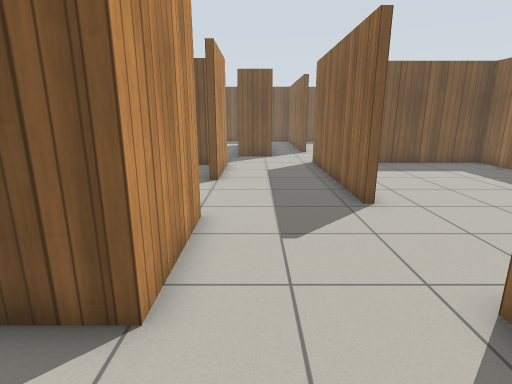
view 1 (above)

21 first-person views from a walk through a world built for the Gazebo simulator. The camera is 1.2 m above the floor, tilts 14° down and sees 80° across. The floor is counted in squares, 0.5 m on a side. Each view is taken from the middle of a square. On the plan, view 1 faces up. The plan holds only what a view shows up to about 18 squares ahead; the rest is blank. Simple patterns stand in for the simulator's built-in surfaces.

view 2
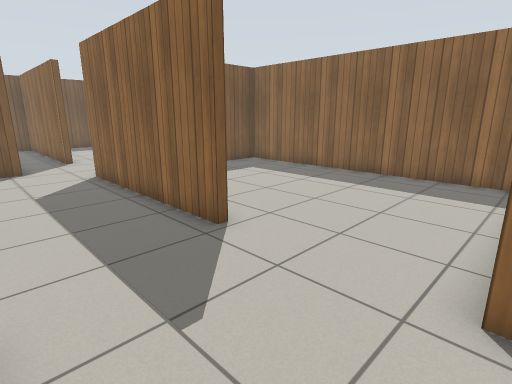

view 3
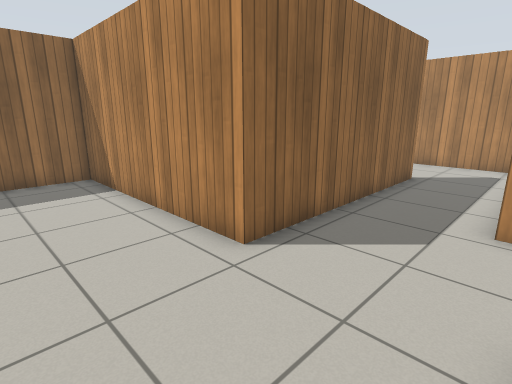

view 4
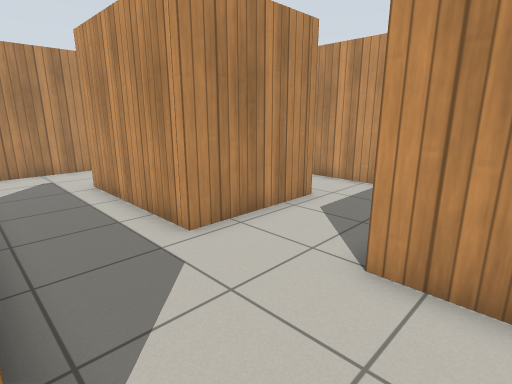

view 5
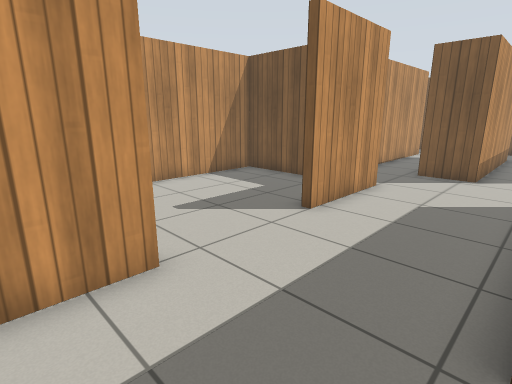

view 6
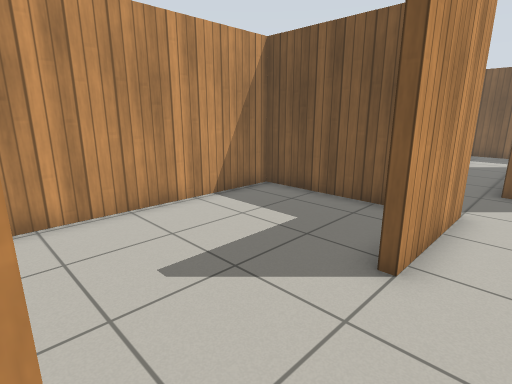

view 7
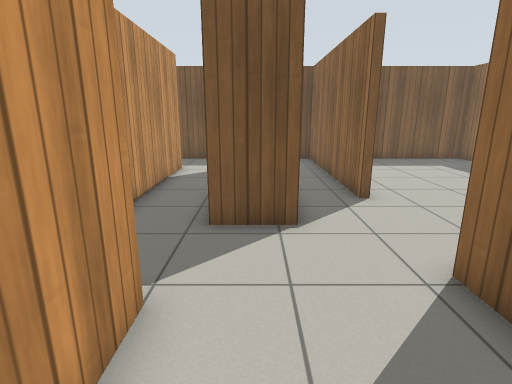

view 8
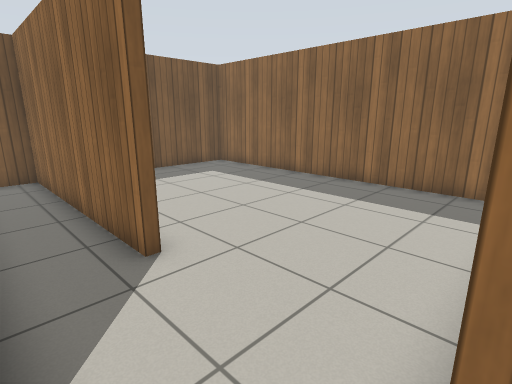

view 9
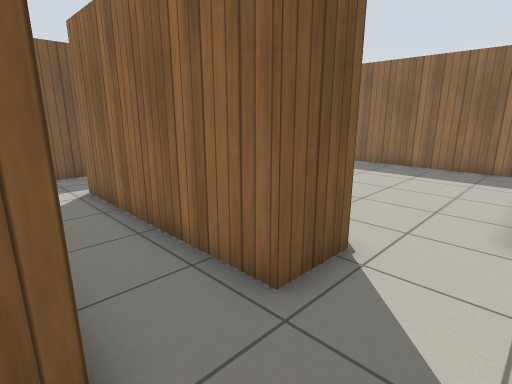

view 10
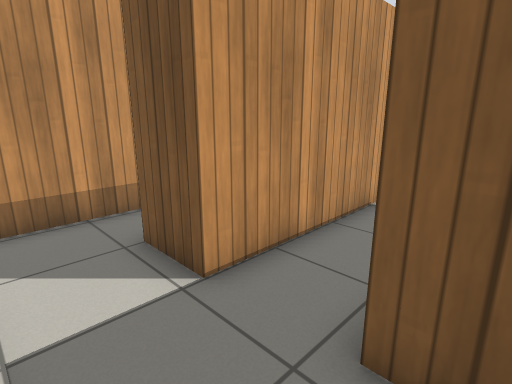

view 11
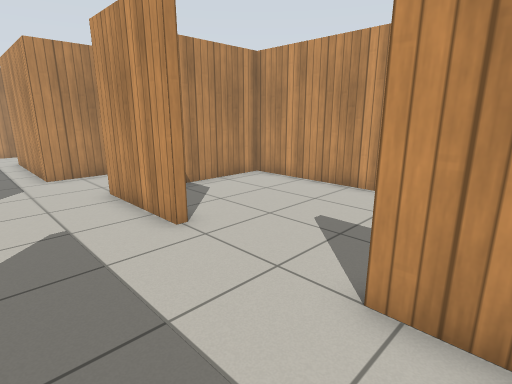

view 12
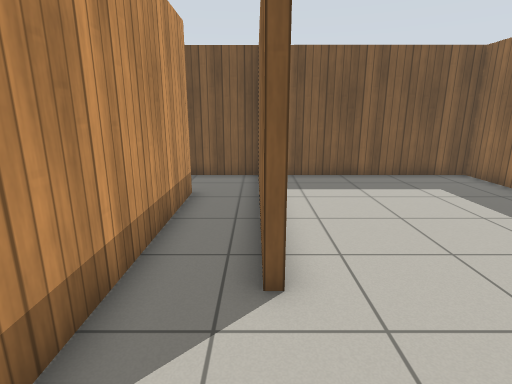

view 13
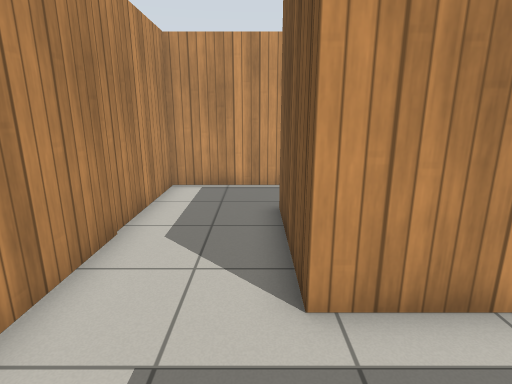

view 14
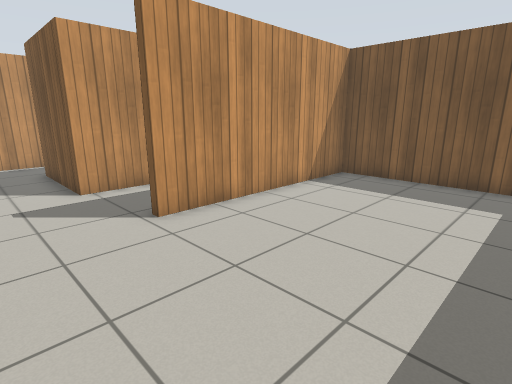

view 15
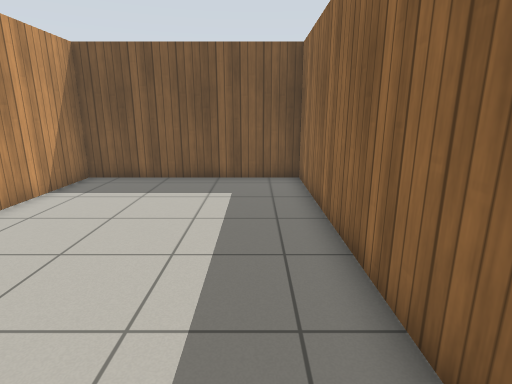

view 16
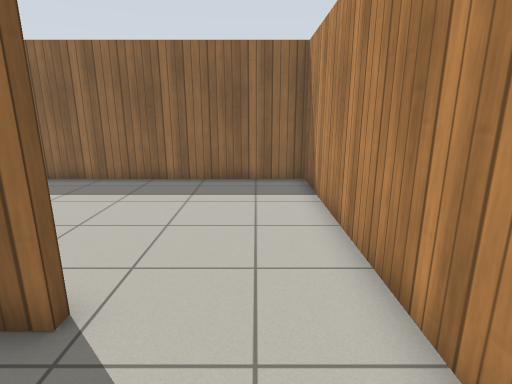

view 17
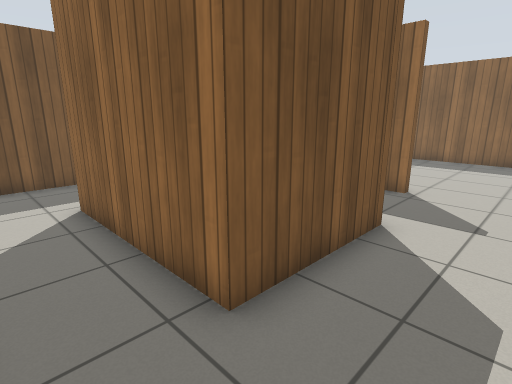

view 18
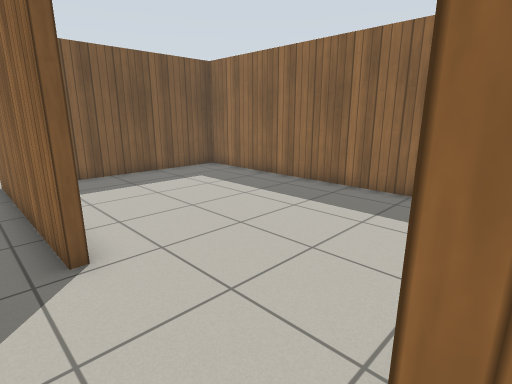

view 19
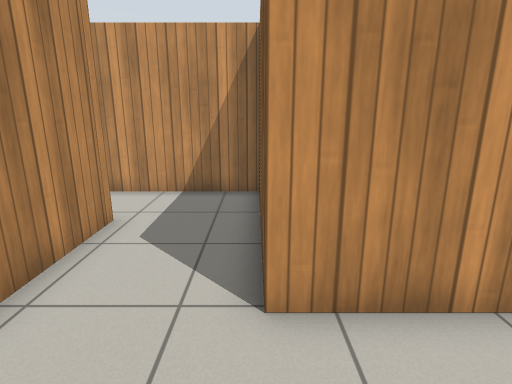

view 20
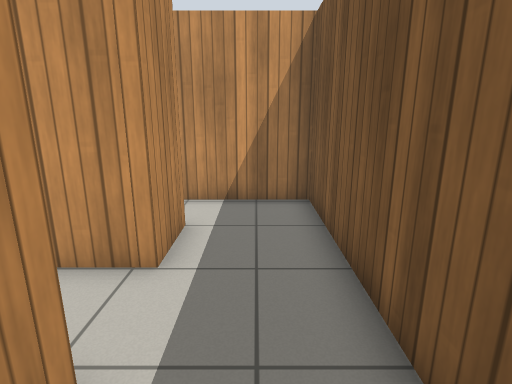

view 21
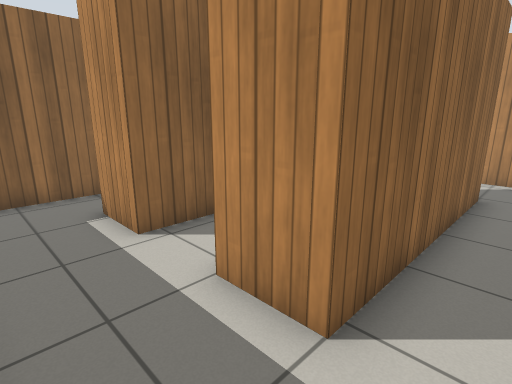

### Floor plan
Points are (right, up) in squares from view 1. A wall is a line through its corners. A room is listed if a view was taken in it or the views show most of it. See-through windows are left out.
Room 1 (views 1, 13, 16, 17)
walls: (-0.4, -6.4) (-4.8, -6.4) (-4.8, -0.4) (-0.4, -0.4) (-0.4, -6.4); (3, -5.8) (3, 3.3); (-1.3, 3.1) (-6.4, 3.1); (-7.7, -5.8) (-7.7, -9.9) (3.5, -9.9); (-7.7, 3.1) (-7.7, -2.4)
ways out: opening at (0.5, 3) to room 2; opening at (3, -7.5) to room 4
Room 2 (views 2, 3, 4, 5, 6, 7, 8, 10, 11, 12, 18, 19, 20)
walls: (-1.3, 15.6) (-1.3, 11.5); (0.9, 18.5) (-1.1, 18.5) (-1.1, 26.4) (0.9, 26.4) (0.9, 18.5); (3.5, 20.8) (3, 20.8) (3, 29.5) (-3.5, 29.6); (3, 8.1) (3, 16.4); (-1.8, 7.1) (-1.3, 7.1) (-1.3, 3.1); (-3.5, 26.4) (-3.5, 18.5)
ways out: opening at (0.5, 3) to room 1; opening at (-4.5, 17) to room 3; opening at (-4.5, 28) to room 3; opening at (3, 18.5) to room 5; opening at (3, 6) to room 6; opening at (-2, 9.5) to room 7
Room 3 (views 9, 21)
walls: (-7.7, 19.4) (-7.7, 16.4); (-3.5, 18.5) (-5.5, 18.5) (-5.5, 26.4) (-3.5, 26.4); (-3.5, 29.6) (-7.7, 29.6) (-7.7, 25.9); (-6, 15.5) (-5.1, 15.5)
ways out: opening at (-4.5, 17) to room 2; opening at (-4.5, 28) to room 2
Room 4 (views 14, 15)
walls: (3.5, -9.9) (11.7, -9.9) (11.7, 3.1) (3.3, 3.1) (3.3, -5.8)
ways out: opening at (3, -7.5) to room 1
Room 5 (no view inside)
walls: (11.7, 17.2) (11.7, 29.5) (4.2, 29.5)
ways out: opening at (3, 18.5) to room 2
Room 6 (no view inside)
walls: (3, 3.3) (11.7, 3.3) (11.7, 15.9) (5.2, 15.9)
ways out: opening at (3, 6) to room 2
Room 7 (no view inside)
walls: (-1.3, 11.5) (-1.9, 11.5); (-2.2, 15.2) (-7.7, 15.2) (-7.7, 3.3) (-3.9, 3.3)
ways out: opening at (-2, 9.5) to room 2

Positions as (right, up) in squares from view 1, and headings:
1: (0, 0), facing up
2: (-1, 3), facing up-right
3: (-1, 7), facing down-right
4: (3, 5), facing down-left
5: (3, 5), facing up-left
6: (0, 7), facing up-left
7: (0, 12), facing up
8: (1, 16), facing up-right
9: (-4, 16), facing up-right
10: (0, 16), facing up-left
11: (2, 13), facing down-left
12: (3, 17), facing up
13: (3, -7), facing left
14: (10, -9), facing up-left
15: (10, -9), facing up
16: (0, -8), facing right
17: (-7, -9), facing up-right
18: (2, 3), facing up-right
19: (2, 3), facing left
20: (1, 28), facing left
21: (-7, 29), facing down-right
